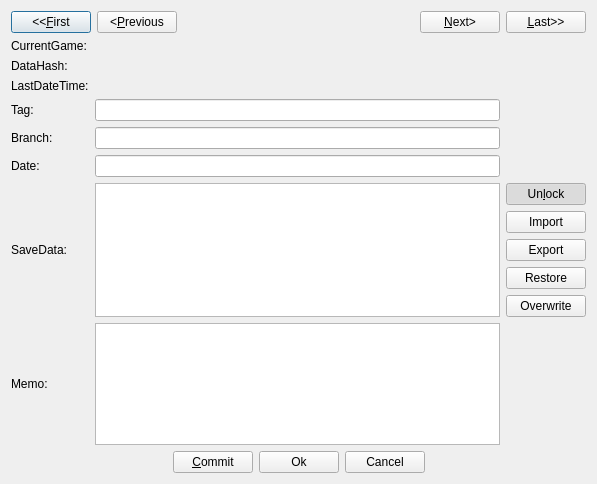
<?xml version="1.0" encoding="UTF-8"?>
<ui version="4.0">
 <class>SavesData</class>
 <widget class="QDialog" name="SavesData">
  <property name="geometry">
   <rect>
    <x>0</x>
    <y>0</y>
    <width>597</width>
    <height>484</height>
   </rect>
  </property>
  <property name="windowTitle">
   <string>SavesEditor</string>
  </property>
  <property name="locale">
   <locale language="C" country="AnyCountry"/>
  </property>
  <layout class="QVBoxLayout" name="verticalLayout">
   <item>
    <layout class="QHBoxLayout" name="horizontalLayout_SavesData_Iterator">
     <item>
      <widget class="QPushButton" name="pushButton_SavesData_First">
       <property name="text">
        <string>&lt;&lt;&amp;First</string>
       </property>
      </widget>
     </item>
     <item>
      <widget class="QPushButton" name="pushButton_SavesData_Previous">
       <property name="text">
        <string>&lt;&amp;Previous</string>
       </property>
      </widget>
     </item>
     <item>
      <spacer name="horizontalSpacer_SavesData_Iterator">
       <property name="orientation">
        <enum>Qt::Horizontal</enum>
       </property>
       <property name="sizeHint" stdset="0">
        <size>
         <width>40</width>
         <height>20</height>
        </size>
       </property>
      </spacer>
     </item>
     <item>
      <widget class="QPushButton" name="pushButton_SavesData_Next">
       <property name="text">
        <string>&amp;Next&gt;</string>
       </property>
      </widget>
     </item>
     <item>
      <widget class="QPushButton" name="pushButton_SavesData_Last">
       <property name="text">
        <string>&amp;Last&gt;&gt;</string>
       </property>
      </widget>
     </item>
    </layout>
   </item>
   <item>
    <layout class="QGridLayout" name="gridLayout_SavesData_Content">
     <item row="4" column="1">
      <widget class="QLineEdit" name="lineEdit_SavesData_Branch"/>
     </item>
     <item row="6" column="1">
      <widget class="QPlainTextEdit" name="plainTextEdit_SavesData_SaveData">
       <property name="readOnly">
        <bool>true</bool>
       </property>
      </widget>
     </item>
     <item row="0" column="1">
      <widget class="QLabel" name="label_SavesData_CurrentGameNameValue">
       <property name="text">
        <string/>
       </property>
      </widget>
     </item>
     <item row="1" column="0">
      <widget class="QLabel" name="label_SavesData_Hash">
       <property name="text">
        <string>DataHash:</string>
       </property>
      </widget>
     </item>
     <item row="2" column="1">
      <widget class="QLabel" name="label_SavesData_LastDateTimeValue">
       <property name="text">
        <string/>
       </property>
      </widget>
     </item>
     <item row="0" column="0">
      <widget class="QLabel" name="label_SavesData_CurrentGameName">
       <property name="text">
        <string>CurrentGame:</string>
       </property>
      </widget>
     </item>
     <item row="2" column="0">
      <widget class="QLabel" name="label_SavesData_LastDateTime">
       <property name="text">
        <string>LastDateTime:</string>
       </property>
      </widget>
     </item>
     <item row="5" column="0">
      <widget class="QLabel" name="label_SavesData_Date">
       <property name="text">
        <string>Date:</string>
       </property>
      </widget>
     </item>
     <item row="1" column="1">
      <widget class="QLabel" name="label_SavesData_HashValue">
       <property name="text">
        <string/>
       </property>
      </widget>
     </item>
     <item row="7" column="1">
      <widget class="QPlainTextEdit" name="plainTextEdit_SavesData_Memo"/>
     </item>
     <item row="6" column="0">
      <widget class="QLabel" name="label_SavesData_SaveData">
       <property name="text">
        <string>SaveData:</string>
       </property>
      </widget>
     </item>
     <item row="4" column="0">
      <widget class="QLabel" name="label_SavesData_Branch">
       <property name="text">
        <string>Branch:</string>
       </property>
      </widget>
     </item>
     <item row="5" column="1">
      <widget class="QLineEdit" name="lineEdit_SavesData_Date"/>
     </item>
     <item row="6" column="2">
      <layout class="QVBoxLayout" name="verticalLayout_SavesData_SaveData">
       <item>
        <widget class="QPushButton" name="pushButton_SavesData_Lock">
         <property name="text">
          <string>Un&amp;lock</string>
         </property>
         <property name="checkable">
          <bool>true</bool>
         </property>
         <property name="checked">
          <bool>true</bool>
         </property>
        </widget>
       </item>
       <item>
        <widget class="QPushButton" name="pushButton_SavesData_Import">
         <property name="text">
          <string>Import</string>
         </property>
        </widget>
       </item>
       <item>
        <widget class="QPushButton" name="pushButton_SavesData_Export">
         <property name="text">
          <string>Export</string>
         </property>
        </widget>
       </item>
       <item>
        <widget class="QPushButton" name="pushButton_SavesData_Restore">
         <property name="text">
          <string>Restore</string>
         </property>
        </widget>
       </item>
       <item>
        <widget class="QPushButton" name="pushButton_SavesData_Overwrite">
         <property name="text">
          <string>Overwrite</string>
         </property>
        </widget>
       </item>
      </layout>
     </item>
     <item row="7" column="0">
      <widget class="QLabel" name="label_SavesData_Memo">
       <property name="text">
        <string>Memo:</string>
       </property>
      </widget>
     </item>
     <item row="3" column="0">
      <widget class="QLabel" name="label_SavesData_Tag">
       <property name="text">
        <string>Tag:</string>
       </property>
      </widget>
     </item>
     <item row="3" column="1">
      <widget class="QLineEdit" name="lineEdit_SavesData_Tag"/>
     </item>
    </layout>
   </item>
   <item>
    <layout class="QHBoxLayout" name="horizontalLayout_SavesData_Bottom">
     <item>
      <spacer name="horizontalSpacer_SavesData_BottomLeft">
       <property name="orientation">
        <enum>Qt::Horizontal</enum>
       </property>
       <property name="sizeHint" stdset="0">
        <size>
         <width>40</width>
         <height>20</height>
        </size>
       </property>
      </spacer>
     </item>
     <item>
      <widget class="QPushButton" name="pushButton_SavesData_Commit">
       <property name="text">
        <string>&amp;Commit</string>
       </property>
      </widget>
     </item>
     <item>
      <widget class="QPushButton" name="pushButton_SavesData_Ok">
       <property name="text">
        <string>Ok</string>
       </property>
      </widget>
     </item>
     <item>
      <widget class="QPushButton" name="pushButton_SavesData_Cancel">
       <property name="text">
        <string>Cancel</string>
       </property>
      </widget>
     </item>
     <item>
      <spacer name="horizontalSpacer_SavesData_BottomRight">
       <property name="orientation">
        <enum>Qt::Horizontal</enum>
       </property>
       <property name="sizeHint" stdset="0">
        <size>
         <width>40</width>
         <height>20</height>
        </size>
       </property>
      </spacer>
     </item>
    </layout>
   </item>
  </layout>
 </widget>
 <tabstops>
  <tabstop>pushButton_SavesData_First</tabstop>
  <tabstop>pushButton_SavesData_Previous</tabstop>
  <tabstop>pushButton_SavesData_Next</tabstop>
  <tabstop>pushButton_SavesData_Last</tabstop>
  <tabstop>lineEdit_SavesData_Tag</tabstop>
  <tabstop>lineEdit_SavesData_Branch</tabstop>
  <tabstop>lineEdit_SavesData_Date</tabstop>
  <tabstop>plainTextEdit_SavesData_SaveData</tabstop>
  <tabstop>plainTextEdit_SavesData_Memo</tabstop>
  <tabstop>pushButton_SavesData_Lock</tabstop>
  <tabstop>pushButton_SavesData_Import</tabstop>
  <tabstop>pushButton_SavesData_Export</tabstop>
  <tabstop>pushButton_SavesData_Restore</tabstop>
  <tabstop>pushButton_SavesData_Overwrite</tabstop>
  <tabstop>pushButton_SavesData_Commit</tabstop>
  <tabstop>pushButton_SavesData_Ok</tabstop>
  <tabstop>pushButton_SavesData_Cancel</tabstop>
 </tabstops>
 <resources/>
 <connections/>
</ui>
